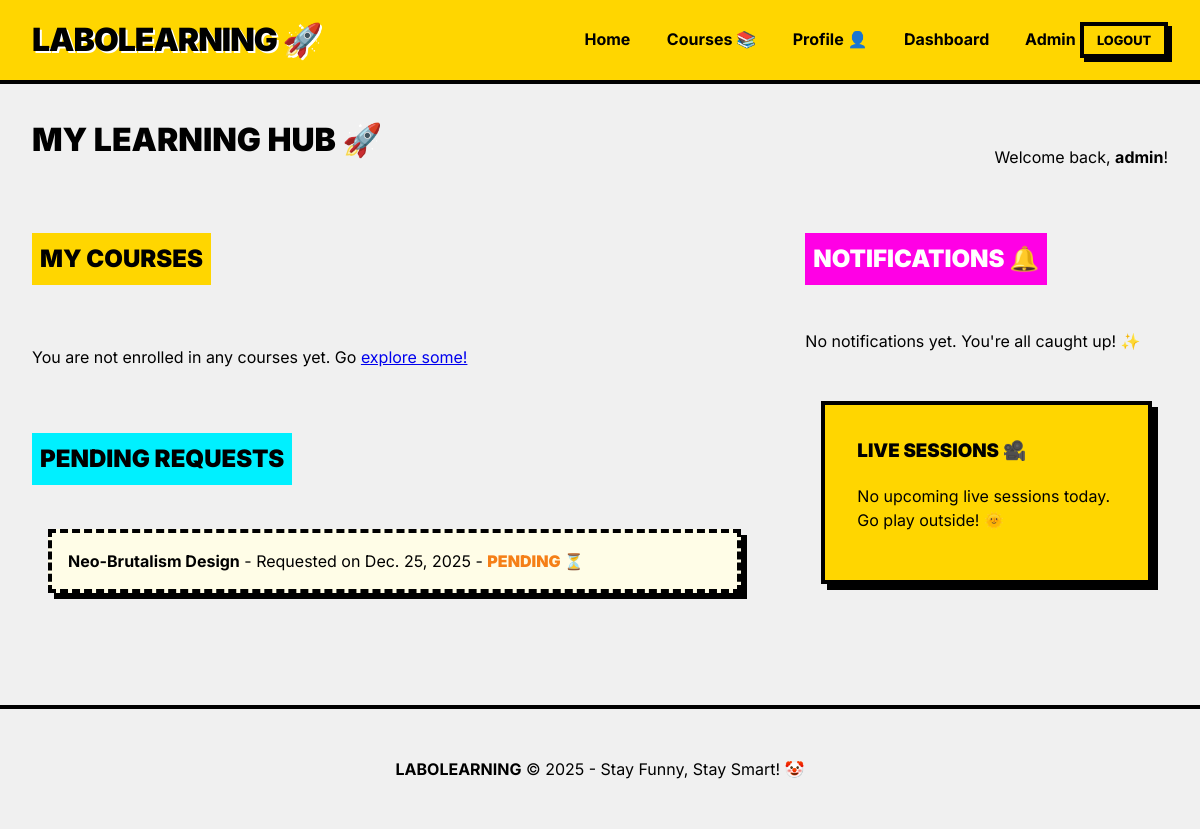
/courses/dashboard/ (signed in), run on an earlier commit of the app's database.
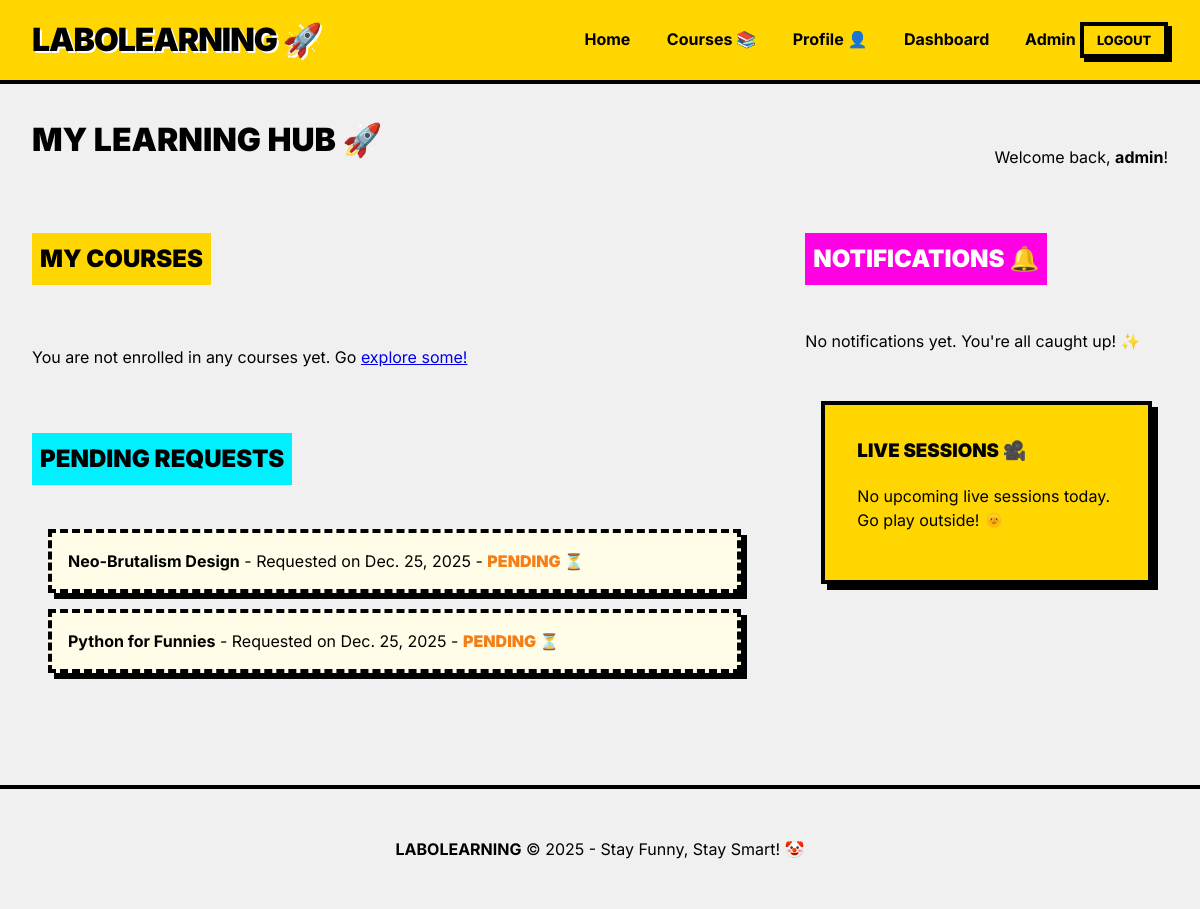
And on a later commit of the database.
### courses/models.py (models this page shows, shortened)
class EnrollmentRequest(models.Model):
    STATUS_CHOICES = (
        ('pending', 'Pending'),
        ('approved', 'Approved'),
        ('rejected', 'Rejected'),
    )
    student = models.ForeignKey(settings.AUTH_USER_MODEL, on_delete=models.CASCADE, related_name='enrollment_requests')
    course = models.ForeignKey(Course, on_delete=models.CASCADE, related_name='enrollment_requests')
    status = models.CharField(max_length=10, choices=STATUS_CHOICES, default='pending')
    requested_at = models.DateTimeField(auto_now_add=True)
    phone = models.CharField(max_length=20, blank=True)
    email = models.EmailField(blank=True)
    whatsapp = models.CharField(max_length=20, blank=True)
    message = models.TextField(blank=True, help_text="Any additional note for the instructor")
    processed_at = models.DateTimeField(null=True, blank=True)

class Course(models.Model):
    title = models.CharField(max_length=200)
    description = models.TextField()
    instructor = models.ForeignKey(settings.AUTH_USER_MODEL, on_delete=models.CASCADE, related_name='teaching_courses')
    thumbnail = models.ImageField(upload_to='course_thumbnails/', blank=True, null=True)
    created_at = models.DateTimeField(auto_now_add=True)

### courses/views.py (the view)
# urls.py: path('dashboard/', views.student_dashboard, name='student_dashboard'),
@login_required
def student_dashboard(request):
    enrollments = Enrollment.objects.filter(student=request.user)
    enrolled_course_ids = enrollments.values_list('course_id', flat=True)
    requests = EnrollmentRequest.objects.filter(student=request.user)
    notifications = request.user.notifications.all()[:10]
    upcoming_sessions = LiveSession.objects.filter(
        course_id__in=enrolled_course_ids,
        scheduled_at__gte=timezone.now()
    ).order_by('scheduled_at')
    return render(request, 'courses/dashboard.html', {
        'enrollments': enrollments,
        'requests': requests,
        'notifications': notifications,
        'upcoming_sessions': upcoming_sessions
    })

### users/models.py (called while the page is built)
    @property
    def unread_notifications_count(self):
        return self.notifications.filter(is_read=False).count()

### templates/courses/dashboard.html
{% extends 'base.html' %}
{% block content %}
<div style="display: flex; justify-content: space-between; align-items: flex-end; margin-bottom: 3rem;">
    <h1>My Learning Hub 🚀</h1>
    <p>Welcome back, <strong>{{ user.username }}</strong>!</p>
</div>
<div style="display: grid; grid-template-columns: 2fr 1fr; gap: 3rem;">
    <div>
        <h2 style="background: var(--primary-color); padding: 0.5rem; display: inline-block;">My Courses</h2>
        <div style="display: grid; grid-template-columns: 1fr; gap: 1.5rem; margin-top: 1.5rem;">
            {% for enrollment in enrollments %}
            <div class="brutal-card" style="display: flex; gap: 1.5rem; align-items: center; padding: 1.5rem;">
                <div style="font-size: 2.5rem;">🎓</div>
                <div>
                    <h3 style="margin: 0;">{{ enrollment.course.title }}</h3>
                    <p style="margin: 0.5rem 0;">Enrolled on: {{ enrollment.enrolled_at|date }}</p>
                    <a href="{% url 'course_detail' enrollment.course.id %}" class="brutal-btn"
                        style="padding: 0.4rem 1rem; font-size: 0.9rem;">Go to Course ➡️</a>
                </div>
            </div>
            {% empty %}
            <p>You are not enrolled in any courses yet. Go <a href="{% url 'course_list' %}">explore some!</a></p>
            {% endfor %}
        </div>
        <h2 style="background: var(--accent-color); padding: 0.5rem; display: inline-block; margin-top: 3rem;">Pending
            Requests</h2>
        <div style="margin-top: 1.5rem;">
            {% for request in requests %}
            {% if request.status == 'pending' %}
            <div class="brutal-card" style="padding: 1rem; border-style: dashed; background: #fffde7;">
                <strong>{{ request.course.title }}</strong> - Requested on {{ request.requested_at|date }} - <span
                    style="color: #f57f17; font-weight: 900;">PENDING ⏳</span>
            </div>
            {% endif %}
            {% empty %}
            <p>No pending requests.</p>
            {% endfor %}
        </div>
    </div>
    <div>
        <div>
            <h2 style="background: var(--secondary-color); color: white; padding: 0.5rem; display: inline-block;">
                <a href="{% url 'notification_list' %}" style="color: white; text-decoration: none;">Notifications
                    🔔</a>
            </h2>
            <div style="margin-top: 1.5rem;">
                {% for note in notifications %}
                <div class="brutal-card {% if not note.is_read %}unread{% endif %}"
                    style="padding: 1rem; margin-bottom: 1rem; font-size: 0.9rem;">
                    <p style="margin: 0;">{{ note.message }}</p>
                    <small style="color: #666;">{{ note.created_at|timesince }} ago</small>
                </div>
                {% empty %}
                <p>No notifications yet. You're all caught up! ✨</p>
                {% endfor %}
            </div>
            <div class="brutal-card" style="background: var(--primary-color); margin-top: 3rem;">
                <h3>Live Sessions 🎥</h3>
                {% for session in upcoming_sessions %}
                <div
                    style="background: white; border: 2px solid black; padding: 0.8rem; margin-bottom: 1rem; box-shadow: 4px 4px 0px black;">
                    <strong>{{ session.title }}</strong><br>
                    <small>{{ session.scheduled_at|date:"M d, H:i" }}</small>
                    <div style="margin-top: 0.5rem;">
                        <a href="{% url 'session_detail' session.id %}" class="brutal-btn accent"
                            style="padding: 0.2rem 0.6rem; font-size: 0.8rem;">Join Now 🚀</a>
                    </div>
                </div>
                {% empty %}
                <p>No upcoming live sessions today. Go play outside! 🌞</p>
                {% endfor %}
            </div>
        </div>
    </div>
    {% endblock %}

What changed in the data, as far as the page shows it:
added EnrollmentRequest: course "Python for Funnies", requested_at "Dec. 25, 2025"
